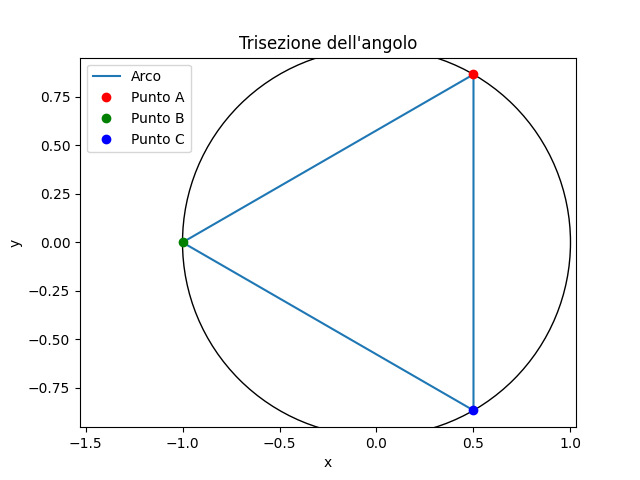

Generate this figure with Python:
import matplotlib.pyplot as plt
import numpy as np

def trisect_angle(angle_A, plot=True):
    # Impostiamo la lunghezza del raggio del compasso
    radius = 1.0

    # Punto iniziale (centro del compasso)
    x_center, y_center = 0, 0

    # Punto A sulla circonferenza del compasso
    x_A = radius * np.cos(np.radians(angle_A))
    y_A = radius * np.sin(np.radians(angle_A))

    # Punto B sulla circonferenza del compasso
    angle_B = angle_A + 120  # Angolo trisezionato
    x_B = radius * np.cos(np.radians(angle_B))
    y_B = radius * np.sin(np.radians(angle_B))

    # Punto C sulla circonferenza del compasso
    angle_C = angle_A + 240  # Angolo trisezionato
    x_C = radius * np.cos(np.radians(angle_C))
    y_C = radius * np.sin(np.radians(angle_C))

    if plot:
        # Disegna l'arco e i punti A, B e C
        circle = plt.Circle((x_center, y_center), radius, fill=False)
        plt.plot([x_A, x_B, x_C, x_A], [y_A, y_B, y_C, y_A], label='Arco')
        plt.plot(x_A, y_A, 'ro', label='Punto A')
        plt.plot(x_B, y_B, 'go', label='Punto B')
        plt.plot(x_C, y_C, 'bo', label='Punto C')
        plt.xlim(-radius, radius)
        plt.ylim(-radius, radius)
        plt.gca().add_artist(circle)
        plt.xlabel('x')
        plt.ylabel('y')
        plt.axis('equal')
        plt.legend()
        plt.title('Trisezione dell\'angolo')
        plt.show()

    return (x_B, y_B), (x_C, y_C)

if __name__ == "__main__":
    angle_A = 60  # Angolo da trisectare (in gradi)
    point_B, point_C = trisect_angle(angle_A)
    print("Coordinate Punto B:", point_B)
    print("Coordinate Punto C:", point_C)
